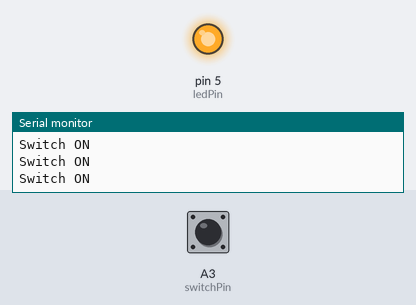
Recording of a sketch running on a simulated Arduino Uno, built with avr-gcc and run on an emulated ATmega328P. Parts: output pins drawn as LEDs (lit = HIGH), the last lines printed to the serial monitor. The inputs (shaded band) are chosen by the test bench; at power-on: A3 (switchPin) HIGH.

Above: at 1.2 s.
1.3 s: A3 (switchPin) pulled LOW for 0.25 s
At 1.5 s:
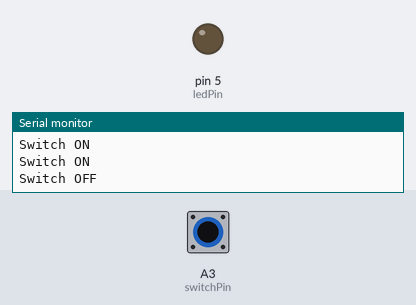
3.1 s: A3 (switchPin) pulled LOW for 3.2 s
At 6.9 s:
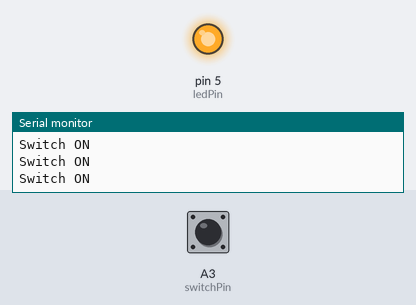
Timing chart, 0 to 8.4 s (numbered marks = the images above; inputs shaded):
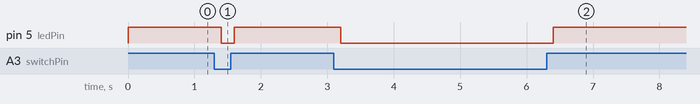

Measured:
- after the input at 1.3 s, pin 5 (ledPin): HIGH → LOW after 0.10 s, → HIGH 0.20 s later
- after the input at 3.1 s, pin 5 (ledPin): HIGH → LOW after 0.10 s, → HIGH 3.2 s later

The sketch:

switchLED.ino
```cpp
const int switchPin = A3;
const int ledPin = 5;

void setup() {
  pinMode(switchPin, INPUT_PULLUP); // aktifkan pull-up
  pinMode(ledPin, OUTPUT);
  Serial.begin(9600);
}

void loop() {
  int switchState = digitalRead(switchPin);

  if (switchState == LOW) {
    digitalWrite(ledPin, LOW);
    Serial.println("Switch OFF");
  } else {
    digitalWrite(ledPin, HIGH);
    Serial.println("Switch ON");
  }

  delay(200);
}
```
